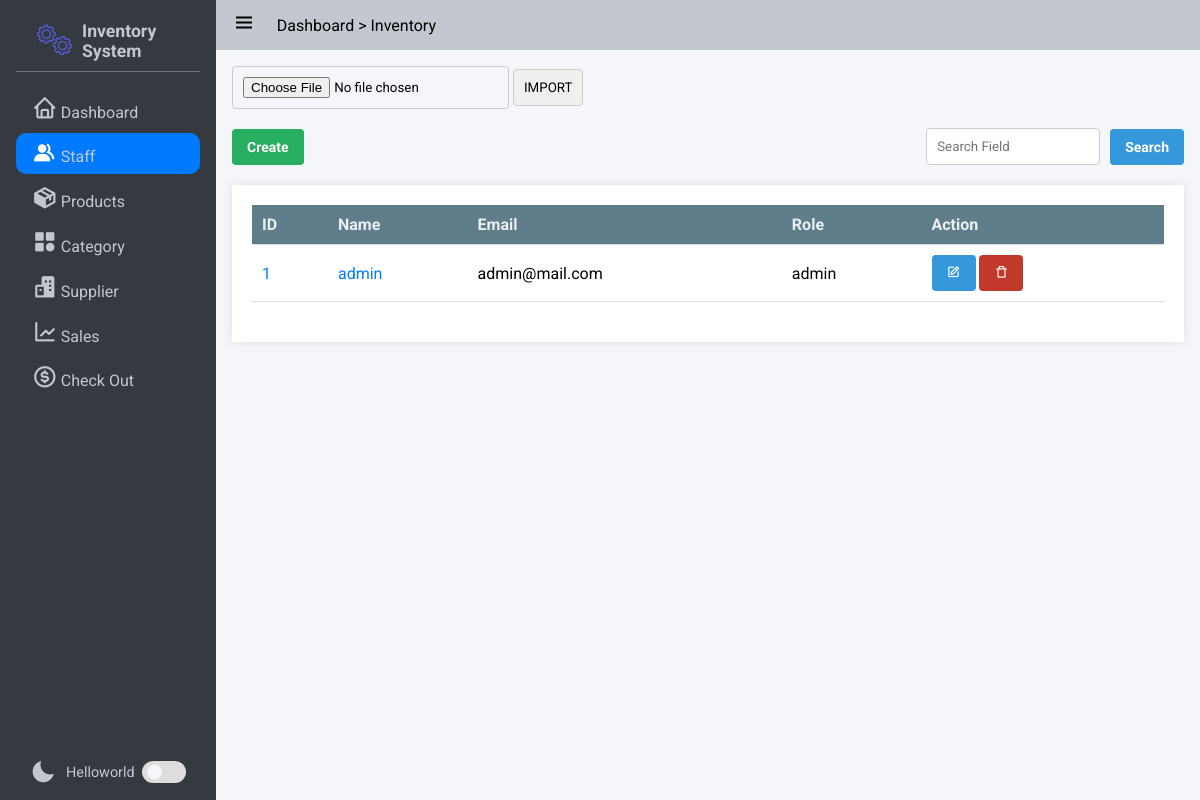
Before: /staff/ with the older database file.
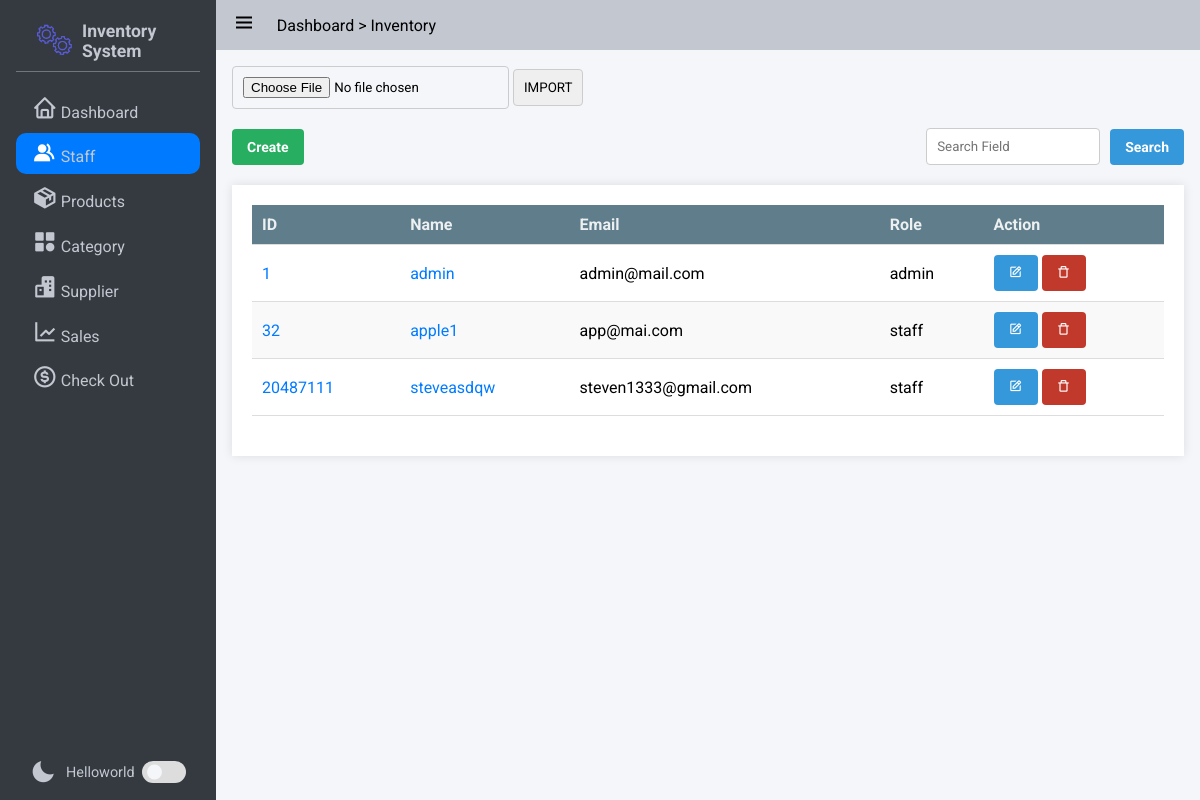
After: the same page with the newer database file.
### app/models/staff.py (models this page shows, shortened)
class Staff(db.Model):
    __tablename__ = "staff"
    id = db.Column(db.Integer, primary_key=True)
    Name = db.Column(db.String, unique=True, nullable=False)
    Email = db.Column(db.String, nullable=False)
    Password = db.Column(db.String, nullable=False)
    Role = db.Column(db.String, nullable=False)

### app/staff/routes.py (the view)
@bp.route('/')
def index():
    page = request.args.get('page', 1, type=int)
    search_query = request.args.get('q', '')
    form = EditStaffForm()
    if search_query:
        staffs = Staff.query.filter(Staff.StaffName.ilike(f'%{search_query}%')).paginate(page, per_page=10)
    else:
        staffs = Staff.query.paginate(page = page, per_page=10)
    return render_template('admin/staff_management.html', staffs=staffs,form =form)

### app/staff/routes.py
class EditStaffForm(FlaskForm):
    id = IntegerField("Staff ID")
    name = StringField('Name', validators=[InputRequired(), Length(max=100)])
    email = StringField('Email', validators=[InputRequired(), Email(), Length(max=50)])
    password = PasswordField('Password', validators=[InputRequired(), Length(min=8)])
    confirm_password = PasswordField('Confirm Password', validators=[InputRequired(), EqualTo('password')])
    role = SelectField('Role', choices=[('admin', 'Admin'), ('staff', 'Staff')], validators=[InputRequired()])

### app/templates/admin/staff_management.html (shortened to what this page needs)
{% extends 'base.html' %}
{% block css_style %}
    <link rel="stylesheet" href="{{url_for('static',filename='css/flex.css')}}">
    <link rel="stylesheet" href="{{url_for('static',filename='css/grid.css')}}">
    <link rel="stylesheet" href="{{url_for('static',filename='css/table.css')}}">
    <link rel="stylesheet" href="{{url_for('static',filename='css/form.css')}}">
    <link rel="stylesheet" href="{{url_for('static',filename='css/modal.css')}}">
{% endblock %}
{% block nav_staff %}active{% endblock %}
{% block content %}
<form action="{{url_for('utils.excel_upload',entity = "staff")}}" method="post" enctype = "multipart/form-data" >
    <input type = "file" name = "file"  />
    <input type="submit" name="upload_excel" value="IMPORT">
    <br><br>
</form>
<div class="flex flex-between-center">
    <a href="{{url_for('staff.create_staff')}}" class="button success">Create</a>
    <form action="{{url_for('staff.search_staff')}}" method="get" class="flex flex-start-center">
        <input type="text" name="search" style="display: inline-block; margin: 0 10px 0 0;" placeholder="Search Field" required>
        <button type="submit" class="button primary">Search</button>
    </form>
</div>
<div class="table-container maxheight-800 scrollable">
    <table >
        <thead>
            <tr>
                <th>ID</th>
                <th>Name</th>
                <th>Email</th>
                <th>Role</th>
                <th>Action</th>
            </tr>
        </thead>
        <tbody>
            {% for staff in staffs %}
            <tr>
                <form method="POST" action="{{ url_for('staff.quick_edit', id=staff.id) }}" style="display: inline-block;">
                <td>
                    <span><a href="{{url_for('staff.get_staff',id = staff.id)}}">{{ staff.id}}</a></span>
                </td>
                <td>
                    <span><a href="{{url_for('staff.get_staff',id = staff.id)}}">{{ staff.Name}}</a></span>
                </td>
                <td>
                    <span>{{ staff.Email}}</span>
                </td>
                <td>
                    {{staff.Role}}
                </td>
                <td>
                    <button type="button" class="button info" id="edit" href="javascript:;"><i class='bx bx-edit'></i></button>
                </form>
                    <form method="POST" action="{{ url_for('staff.delete_staff', id=staff.id) }}" style="display: inline-block;">
                        <button id="delete" type="submit" class="button error" onclick="return confirm('Are you sure you want to delete this item?')"><i class='bx bx-trash-alt'></i></button>
                    </form>
            </tr>
            {% endfor %}
        </tbody>
    </table>
</div>
{% endblock %}

Changed rows visible on the page:
added Staff: id "32", Name "apple1", Email "app@mai.com", Role "staff"
added Staff: id "20487111", Name "steveasdqw", Email "steven1333@gmail.com", Role "staff"
